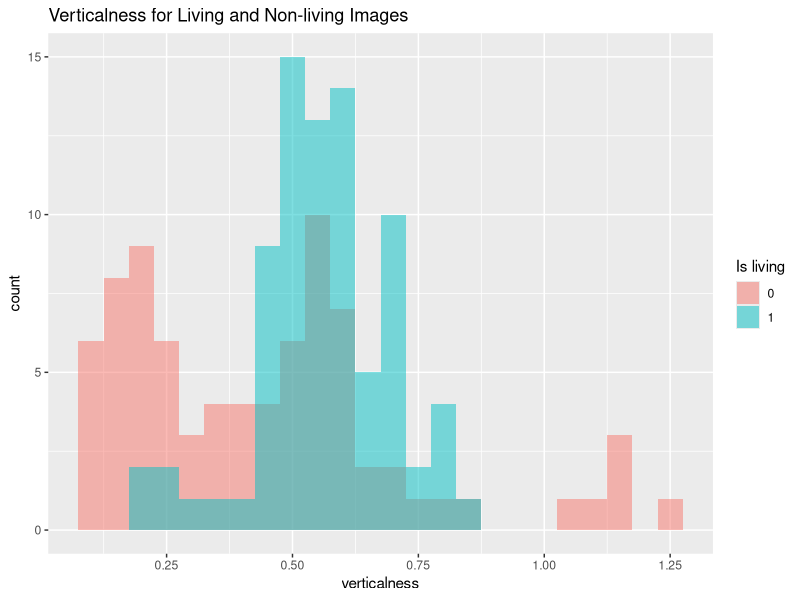
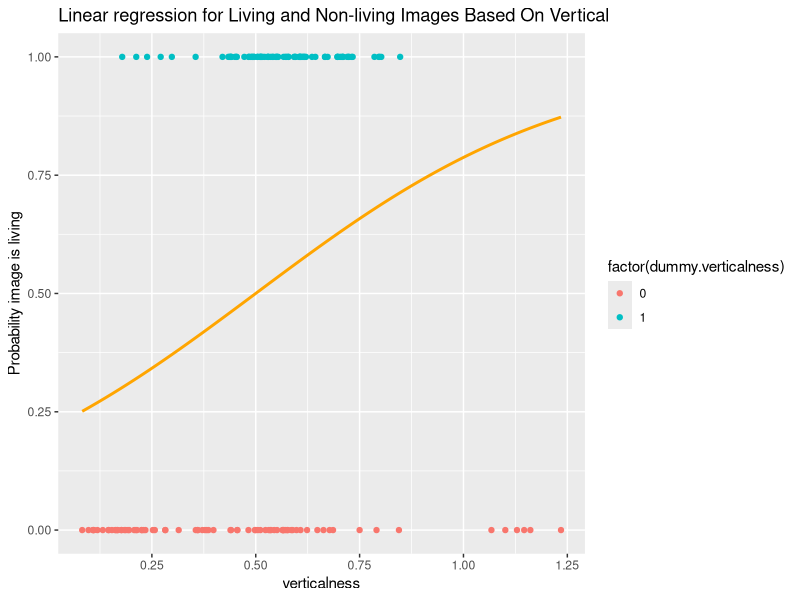
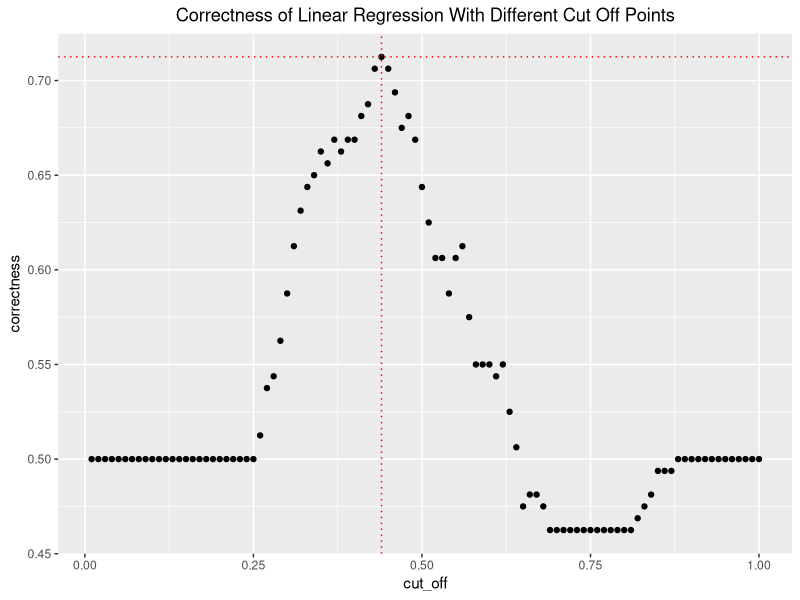
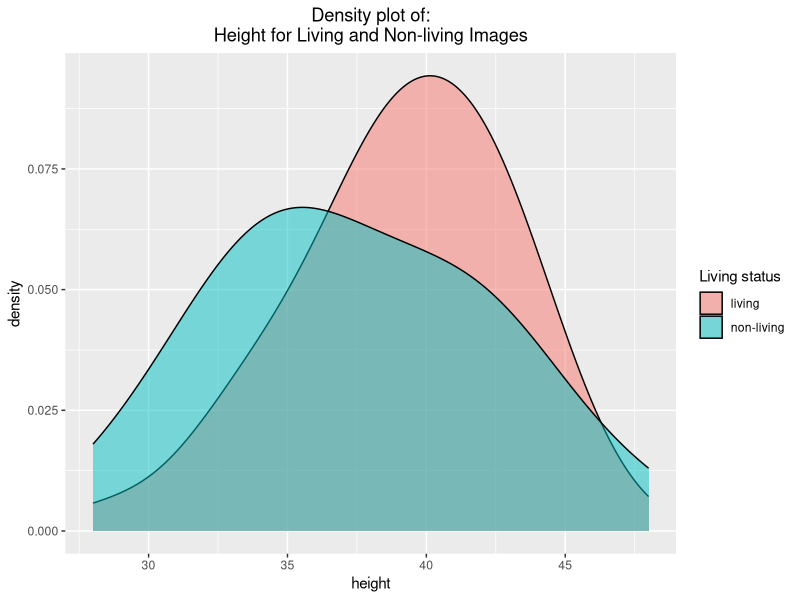
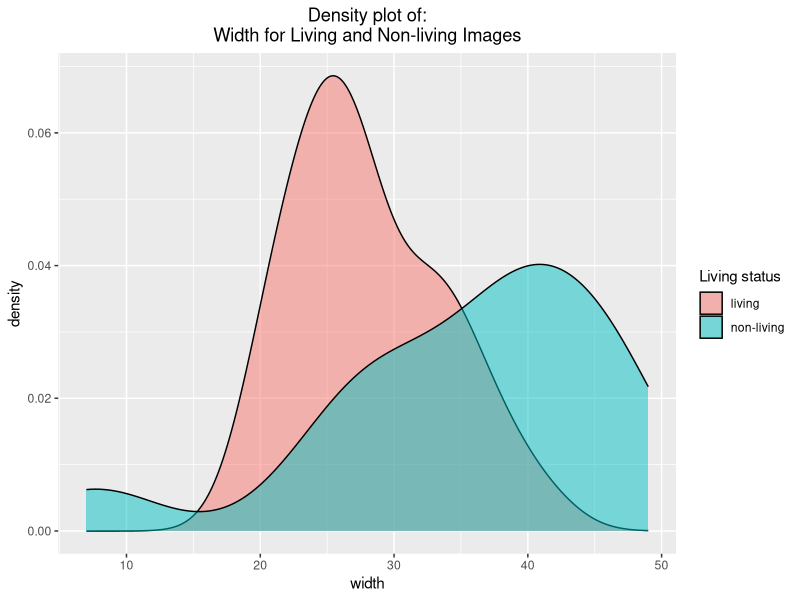
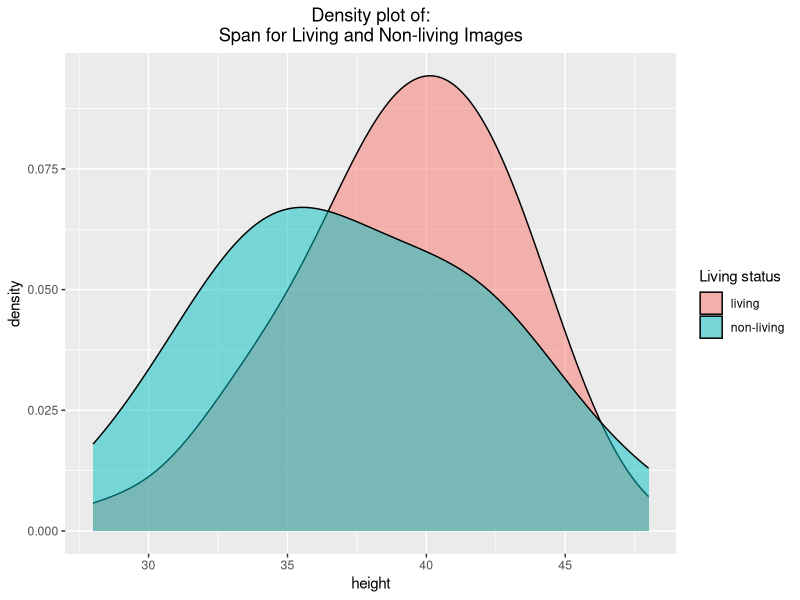
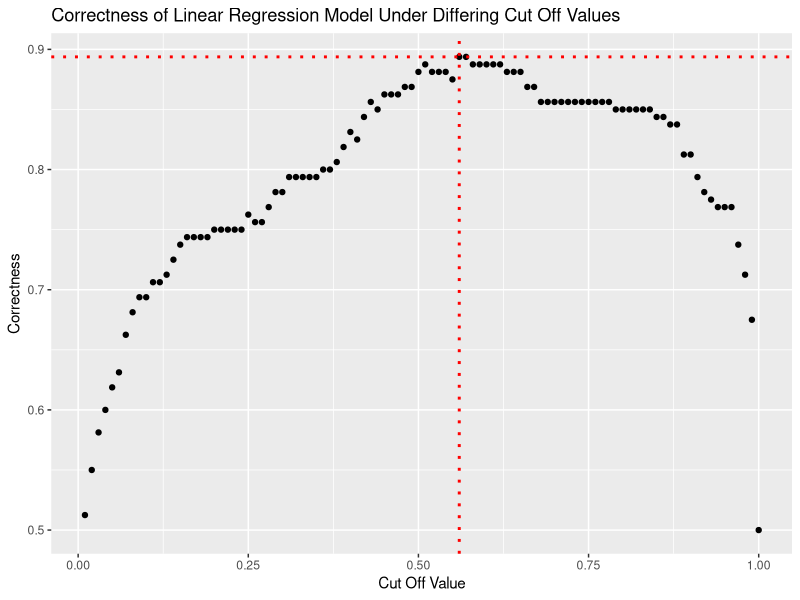
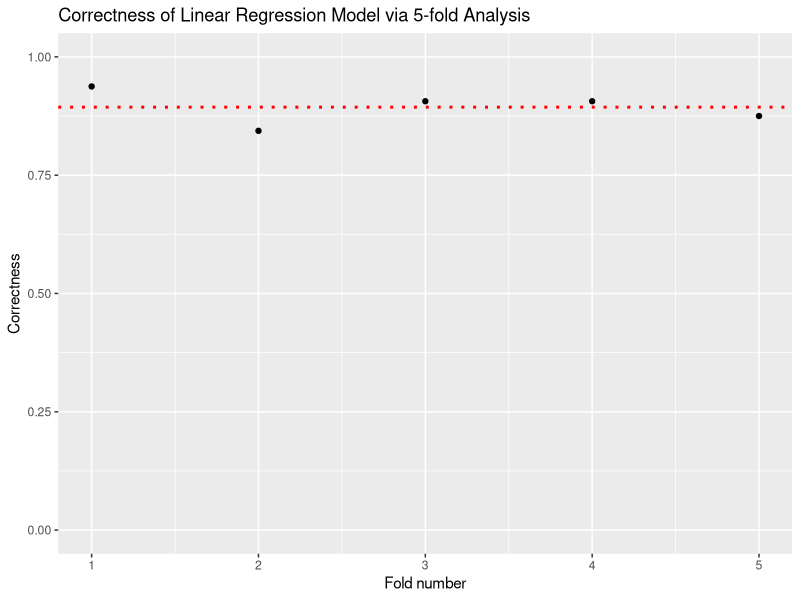

These charts were generated, in order, by the following R code:
library(ggplot2)
library(tidyr)

set.seed(3060)

get_living_loc <- function() {
  return(c(1:40, 61:80, 101:120))  
}

get_non_living_loc <- function() {
  return(c(41:60, 81:100, 121:160))
}

get_all_loc <- function() {
  return(1:160)
}

living_labels <- c("banana", "cherry", "flower", "pear")



print("##################  1.1 #########################")

#read.csv(config::get())
DATA <- read.csv("40153557_features.csv")

# classify: nonliving = 0, living = 1
#DOES THIS DATA NEED SHUFFLED? I DON'T THINK SO
data_shuffled <- DATA
data_shuffled$dummy.verticalness <- 0
data_shuffled$dummy.verticalness[data_shuffled$label %in% living_labels] <- 1

# randomly shuffle rows:
data_shuffled = data_shuffled[sample(nrow(data_shuffled)),]

# visualise data on histogram
# COULD UPDATE WITH A BETTER LEGEND :)
veticalness_histogram <- ggplot(data_shuffled, aes(x = verticalness, fill = as.factor(dummy.verticalness))) +
  geom_histogram(binwidth = 0.05, alpha = 0.5, position = 'identity') +
  ggtitle("Verticalness for Living and Non-living Images") +
  #scale_fill_continuous(name = "blah, breaks = c(0,1), labels = c("123", "sdf"))
  labs(fill=c("Is living"))

print(veticalness_histogram)

# perform linear regression
glmfit <- glm(dummy.verticalness ~ verticalness, 
              data = data_shuffled,
              family = 'binomial')
print("1.1: Linear regression for verticalness:")
print(summary(glmfit))

# create fitted line
values <- seq(min(data_shuffled$verticalness), max(data_shuffled$verticalness), length.out = 1000)
fitted.curve <- data.frame(verticalness = values)
fitted.curve[["dummy.verticalness"]] = predict(glmfit, fitted.curve, type="response")

# plot logistic regression
verticalness_plot <- ggplot(data_shuffled, aes(x=verticalness, y=dummy.verticalness)) + 
  geom_point(aes(colour = factor(dummy.verticalness)), 
             show.legend = T, position="dodge") +
  geom_line(data=fitted.curve, colour="orange", size=1) + 
  ggtitle("Linear regression for Living and Non-living Images Based On Vertical") +
  ylab("Probability image is living") +
  labs(fill=c("Is living")) 

print(verticalness_plot)
  


print("##################  1.2 #########################")


# change cut-off (p) value in 0.01 intervals:
p_data <- NULL
correct_data <- NULL
for (i in 1:100) {
  p <- (i)/100
  training_data <- data_shuffled
  training_data[["predicted_verticalness"]] = predict(glmfit, training_data, type="response")
  training_data[["predicted_correct"]] = 0
  training_data[["predicted_correct"]][training_data[["predicted_verticalness"]] > p] = 1

  correct_items = training_data[["predicted_correct"]] == training_data[["dummy.verticalness"]] 
  
  # proportion correct:
  correct <- nrow(training_data[correct_items,])/nrow(training_data)
  
  # append data to existing data
  p_data <- append(p_data, p)
  correct_data <- append(correct_data, correct)
}
# create df from data
correctness_cutoff_df <- data.frame(cut_off = p_data, correctness = correct_data)

# find largest correctness and corresponding cut off value
max_correctness_pos <- 0
max_correctness <- 0
for (i in 1:nrow(correctness_cutoff_df)) {
  if (correctness_cutoff_df[i, "correctness"] > max_correctness) {
    max_correctness <- correctness_cutoff_df[i, "correctness"]
    max_correctness_pos <- i
  }
}
max_cutoff_value <- correctness_cutoff_df[max_correctness_pos, "cut_off"]
print(paste("1.2: max correctness = ", max_correctness, "at a cut-off value of ", max_cutoff_value))

# graph results
correctness_cutoff_graph <- ggplot(data = correctness_cutoff_df, aes(x = cut_off, y = correctness)) +
  geom_point() +
  geom_hline(yintercept = max_correctness, linetype="dotted", 
             color = "red", size=0.5) +
  geom_vline(xintercept = max_cutoff_value, linetype="dotted", 
             color = "red", size=0.5) +
  ggtitle("Correctness of Linear Regression With Different Cut Off Points") +
  theme(plot.title = element_text(hjust = 0.5))

print(correctness_cutoff_graph)






print("##################  1.3 #########################")

# create data frame with living and non-living categories
catorgised_data <- DATA
catorgised_data$catagory <- "non-living"
catorgised_data$catagory[catorgised_data$label %in% living_labels] <- "living"


# height graph
height_graph <- ggplot(catorgised_data, aes(x = height, fill = as.factor(catagory))) +
  geom_density(adjust = 1.5, alpha = 0.5) + 
  ggtitle("Density plot of:\nHeight for Living and Non-living Images") +
  theme(plot.title = element_text(hjust = 0.5)) +
  labs(fill=c("Living status"))

print(height_graph)


# width graph
width_graph <- ggplot(catorgised_data, aes(x = width, fill = as.factor(catagory))) +
  geom_density(adjust = 1.2, alpha = 0.5) + 
  ggtitle("Density plot of:\nWidth for Living and Non-living Images") +
  theme(plot.title = element_text(hjust = 0.5)) +
  labs(fill=c("Living status"))

print(width_graph)


# span graph
span_graph <- ggplot(catorgised_data, aes(x = height, fill = as.factor(catagory))) +
  geom_density(adjust = 1.5, alpha = 0.5) + 
  ggtitle("Density plot of:\nSpan for Living and Non-living Images") +
  theme(plot.title = element_text(hjust = 0.5)) +
  labs(fill=c("Living status"))

print(span_graph)


# create fresh data set and shuffle
data_shuffled <- DATA
data_shuffled$living_status <- 0
data_shuffled$living_status[catorgised_data$label %in% living_labels] <- 1
data_shuffled = data_shuffled[sample(nrow(data_shuffled)),]

# build 3-way logistic regression model
glmfit_3_way <- glm(living_status ~ height + width + span, 
                    data = data_shuffled, 
                    family = 'binomial')
print("1.3: Linear regression for nr_pix, width and span:")
print(summary(glmfit_3_way))


# set up 5-fold crossvalidation
NUM_K_FOLDS <- 5

# split into number of folds (in this case it is 5)
data_shuffled$folds <- cut(seq(1:nrow(data_shuffled)), 
                           breaks=NUM_K_FOLDS,
                           labels=FALSE)

# preform 5-fold crossvalidation with different cutoff points to find
# the cut off value that provides the highest accuray
cut_off_values <- c() # to record cut off that gives highest correctness
correctness_values_for_each_cut_off <- c() # to record correctness for each cut off value
correctectness_values <- c() # to store correctness for each fold

for (x in 1:100) {
  cut_off_value <- x/100
  cut_off_values <- append(cut_off_values, cut_off_value)
  
  # preform cross validation for particular cut off value
  for (i in 1:NUM_K_FOLDS) {
    # create training and validation data for particular fold
    train_items_this_fold  = data_shuffled[data_shuffled$folds != i,] 
    validation_items_this_fold = data_shuffled[data_shuffled$folds == i,]
    
    # fit linear regression model on this fold
    this_glmfit <- glm(living_status ~ height + width + span, 
                       data = train_items_this_fold, 
                       family = 'binomial')
    
    # validate current linear regression model
    validation_items_this_fold$prediction = predict(this_glmfit, validation_items_this_fold, type="response")
    validation_items_this_fold$predicted_correct = 0
    validation_items_this_fold$predicted_correct[validation_items_this_fold$prediction > cut_off_value] = 1
    
    # calculate correctness
    correct_items = validation_items_this_fold$predicted_correct == validation_items_this_fold$living_status
    num_correct = nrow(validation_items_this_fold[correct_items,])
    proportion_correct = num_correct / nrow(validation_items_this_fold)
    
    # recoed correctness with corresponding number of folds
    correctectness_values <- append(correctectness_values, proportion_correct)
    #fold_num <- append(fold_num, i)
  }
  # record mean correctness value over all folds
  correctness_values_for_each_cut_off <- append(correctness_values_for_each_cut_off, mean(correctectness_values))
  correctectness_values <- c()
  
}
correctness_cutoff_df <- data.frame(cut_off = cut_off_values, correctness = correctness_values_for_each_cut_off)

# find largest correctness and corresponding cut off value
max_correctness_pos <- 0
max_correctness <- 0
for (i in 1:nrow(correctness_cutoff_df)) {
  if (correctness_cutoff_df[i, "correctness"] > max_correctness) {
    max_correctness <- correctness_cutoff_df[i, "correctness"]
    max_correctness_pos <- i
  }
}
max_cutoff_value <- correctness_cutoff_df[max_correctness_pos, "cut_off"]
print(paste("1.3: max correctness = ", max_correctness, "at a cut-off value of ", max_cutoff_value))


# Plot graph to visualise results of changing the cutoff value on correctness
correctness_cut_off_graph <- ggplot(data = correctness_cutoff_df, aes(x = cut_off_values, y = correctness_values_for_each_cut_off)) +
  geom_point() +
  scale_y_continuous(name="Correctness") +
  scale_x_continuous(name = "Cut Off Value") +
  ggtitle("Correctness of Linear Regression Model Under Differing Cut Off Values") +
  geom_hline(yintercept = max_correctness, linetype="dotted", color = "red", size=1) +
  geom_vline(xintercept = max_cutoff_value, linetype="dotted", color = "red", size=1)
print(correctness_cut_off_graph)


# MAYBE TURN THIS INTO A FUNCTION
#Preform k-fold cross validation with best suited cutoff point as calculated above
fold_num <- c() # to store fold
for (i in 1:NUM_K_FOLDS) {
  # create training and validation data for particular fold
  train_items_this_fold  = data_shuffled[data_shuffled$folds != i,] 
  validation_items_this_fold = data_shuffled[data_shuffled$folds == i,]
  
  # fit linear regression model on this fold
  this_glmfit <- glm(living_status ~ height + width + span, 
                     data = train_items_this_fold, 
                     family = 'binomial')
  
  # validate current linear regression model
  validation_items_this_fold$prediction = predict(this_glmfit, validation_items_this_fold, type="response")
  validation_items_this_fold$predicted_correct = 0
  validation_items_this_fold$predicted_correct[validation_items_this_fold$prediction > max_cutoff_value] = 1
  
  # calculate correctness
  correct_items = validation_items_this_fold$predicted_correct == validation_items_this_fold$living_status
  num_correct = nrow(validation_items_this_fold[correct_items,])
  proportion_correct = num_correct / nrow(validation_items_this_fold)
  
  # recoed correctness with corresponding number of folds
  correctectness_values <- append(correctectness_values, proportion_correct)
  fold_num <- append(fold_num, i)
}

# Understand corrrectness readings from 5-fold test
print(paste("Average correctness of linear regression model measured from 5-fold test:", mean(correctectness_values), 
            ",using a cut-off value of:", max_cutoff_value))

# Visualise correctness in a graph
correctness_5_fold_df <- data.frame(fold_num, correctectness_values)
correctness_5_fold_graph <- ggplot(data = correctness_5_fold_df, aes(x = fold_num, y = correctectness_values)) +
  geom_point() +
  scale_y_continuous(name="Correctness", limits=c(0, 1)) +
  scale_x_continuous(name = "Fold number") +
  ggtitle("Correctness of Linear Regression Model via 5-fold Analysis") +
  geom_hline(yintercept = mean(correctectness_values),linetype="dotted", color = "red", size=1)

print(correctness_5_fold_graph)
